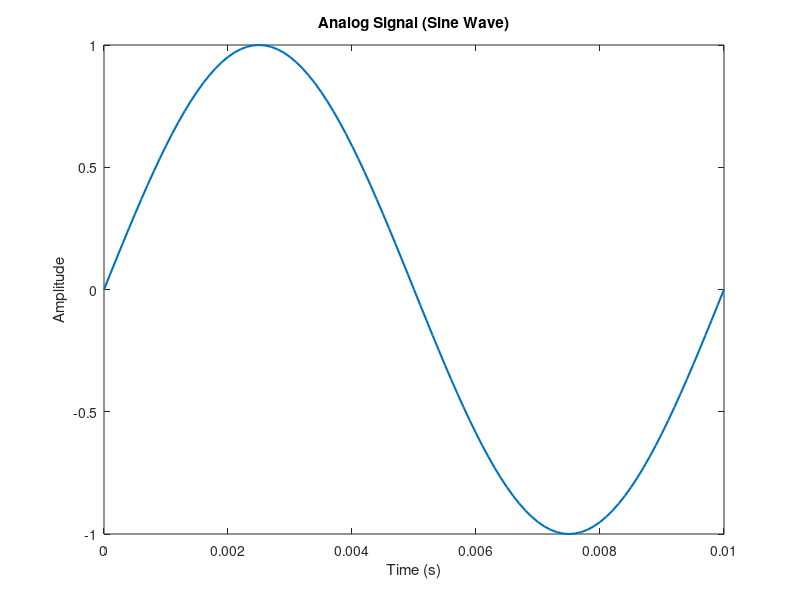
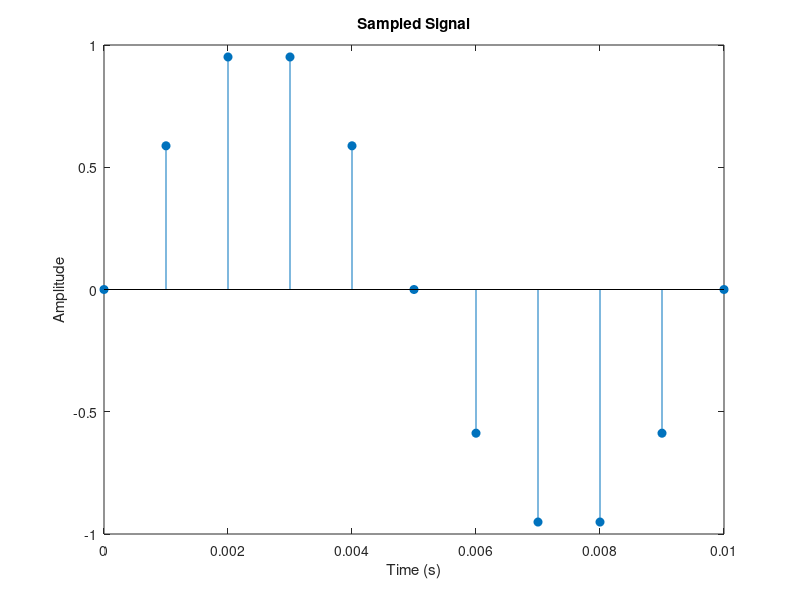
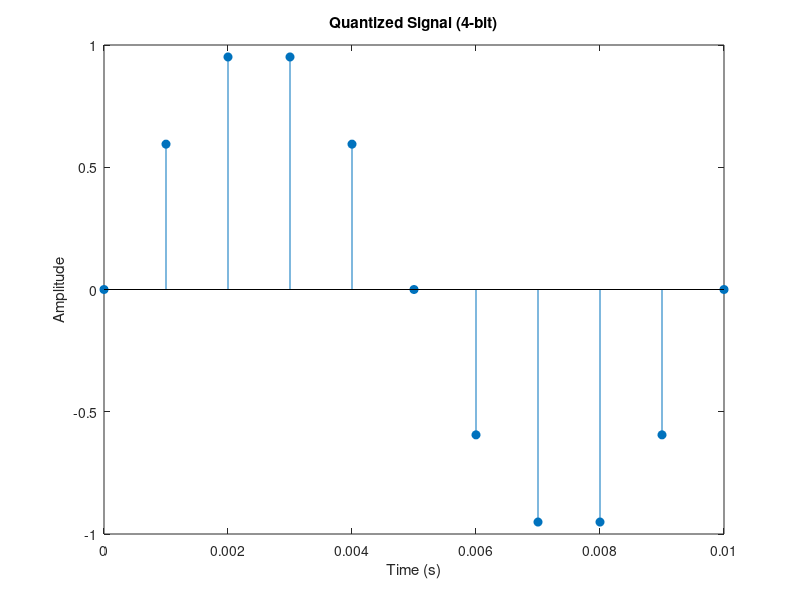

Reproduce these figures in MATLAB, in order.
%% 1. Generate Analog Signal (conceptual)
t = 0:0.0001:0.01;       % very fine step (continuous-like time)
f = 100;                 % frequency = 100 Hz
x_analog = sin(2*pi*f*t);

figure;
plot(t, x_analog, 'LineWidth', 1.5);
title('Analog Signal (Sine Wave)');
xlabel('Time (s)'); ylabel('Amplitude');



%% 2. Sampling
Fs = 1000;               % Sampling frequency = 1 kHz
Ts = 1/Fs;               % Sampling period
n = 0:Ts:0.01;           % Discrete sample points
x_sampled = sin(2*pi*f*n);

figure;
stem(n, x_sampled, 'filled');
title('Sampled Signal');
xlabel('Time (s)'); ylabel('Amplitude');



%% 3. Quantization
bits = 4;                           % Number of bits
levels = 2^bits;                    % Quantization levels
x_min = min(x_sampled);
x_max = max(x_sampled);
q_step = (x_max - x_min)/levels;    % Step size

x_index = round((x_sampled - x_min)/q_step); % Map samples to indices
x_quantized = x_index*q_step + x_min;        % Map back to amplitude

figure;
stem(n, x_quantized, 'filled');
title(['Quantized Signal (' num2str(bits) '-bit)']);
xlabel('Time (s)'); ylabel('Amplitude');



%% 4. Encoding (Binary Representation)
binary_codes = dec2bin(x_index, bits); % Convert indices to binary words

disp('--- First 10 encoded samples ---');
disp(binary_codes(1:10,:));



%% 5. Digital Bitstream
bitstream = reshape(binary_codes.',1,[]); % Concatenate into one string
disp('--- First 40 bits of the stream ---');
disp(bitstream(1:40));



%% Summary
fprintf('\nSimulation complete!\n');
fprintf('Analog -> Sampling -> Quantization -> Binary Encoding -> Digital Stream\n');
fprintf('Bits per sample: %d\n', bits);
fprintf('Total samples: %d\n', length(x_sampled));
fprintf('Total bits: %d\n', length(bitstream));